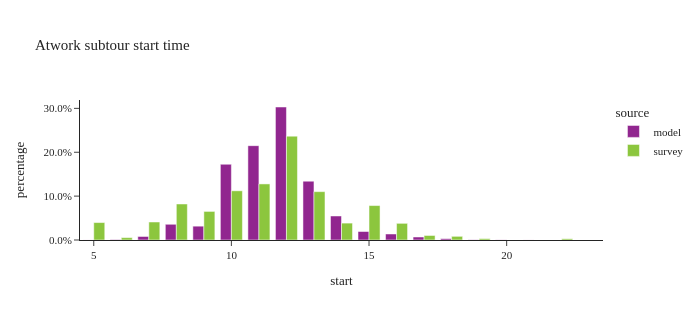

This figure's notebook cell:
### Markdown cell above
## atwork subtours start time

### Code cell
util.plot_share_barchart(atwork_subtour, 'tour_weight', 'start', height=320,title="Atwork subtour start time")

### Figure 1 — Plotly figure (JSON) as saved in the notebook; plotly's stock layout.template omitted (floating-point values rounded to 4 significant figures)
{"data": [{"alignmentgroup": "True", "customdata": [[27.0, 27.0], [194.0, 194.0], [1765.0, 1765.0], [7858.0, 7858.0], [6915.0, 6915.0], [37880.0, 37880.0], [47170.0, 47170.0], [66500.0, 66500.0], [29390.0, 29390.0], [12010.0, 12010.0], [4247.0, 4247.0], [3017.0, 3017.0], [1507.0, 1507.0], [663.0, 663.0], [114.0, 114.0], [76.0, 76.0], [31.0, 31.0], [14.0, 14.0], [2.0, 2.0]], "hovertemplate": "source=model<br>start=%{x}<br>percentage=%{y}<br>weighted_sum=%{customdata[0]}<br>sample_size=%{customdata[1]}<extra></extra>", "legendgroup": "model", "marker": {"color": "#91268F", "pattern": {"shape": ""}}, "name": "model", "offsetgroup": "model", "orientation": "v", "showlegend": true, "textposition": "auto", "type": "bar", "x": [5.0, 6.0, 7.0, 8.0, 9.0, 10.0, 11.0, 12.0, 13.0, 14.0, 15.0, 16.0, 17.0, 18.0, 19.0, 20.0, 21.0, 22.0, 23.0], "xaxis": "x", "y": [0.0001231, 0.0008843, 0.008046, 0.03582, 0.03152, 0.1727, 0.215, 0.3031, 0.134, 0.05475, 0.01936, 0.01375, 0.006869, 0.003022, 0.0005197, 0.0003464, 0.0001413, 6.382e-05, 9.117e-06], "yaxis": "y"}, {"alignmentgroup": "True", "customdata": [[10750.0, 5.0], [1473.0, 7.0], [11110.0, 9.0], [22210.0, 15.0], [17630.0, 19.0], [30340.0, 27.0], [34580.0, 51.0], [64050.0, 83.0], [29810.0, 37.0], [10420.0, 19.0], [21240.0, 19.0], [10280.0, 7.0], [2791.0, 6.0], [2262.0, 2.0], [845.7, 2.0], [756.4, 2.0]], "hovertemplate": "source=survey<br>start=%{x}<br>percentage=%{y}<br>weighted_sum=%{customdata[0]}<br>sample_size=%{customdata[1]}<extra></extra>", "legendgroup": "survey", "marker": {"color": "#8CC63E", "pattern": {"shape": ""}}, "name": "survey", "offsetgroup": "survey", "orientation": "v", "showlegend": true, "textposition": "auto", "type": "bar", "x": [5.0, 6.0, 7.0, 8.0, 9.0, 10.0, 11.0, 12.0, 13.0, 14.0, 15.0, 16.0, 17.0, 18.0, 19.0, 22.0], "xaxis": "x", "y": [0.03974, 0.005444, 0.04106, 0.08209, 0.06516, 0.1121, 0.1278, 0.2367, 0.1102, 0.03852, 0.07852, 0.03799, 0.01031, 0.008361, 0.003126, 0.002796], "yaxis": "y"}], "layout": {"barmode": "group", "height": 320, "legend": {"title": {"text": "source"}, "tracegroupgap": 0}, "title": {"text": "Atwork subtour start time"}, "width": 700, "xaxis": {"anchor": "y", "domain": [0.0, 1.0], "title": {"text": "start"}}, "yaxis": {"anchor": "x", "domain": [0.0, 1.0], "tickformat": ".1%", "title": {"text": "percentage"}}}}
